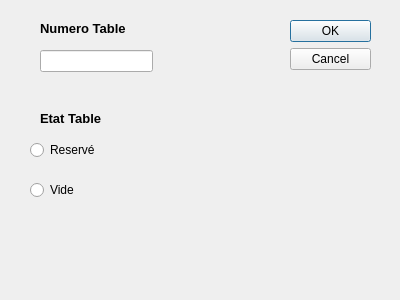
<?xml version="1.0" encoding="UTF-8"?>
<ui version="4.0">
 <class>modifiertab</class>
 <widget class="QDialog" name="modifiertab">
  <property name="geometry">
   <rect>
    <x>0</x>
    <y>0</y>
    <width>400</width>
    <height>300</height>
   </rect>
  </property>
  <property name="windowTitle">
   <string>Dialog</string>
  </property>
  <widget class="QDialogButtonBox" name="buttonBox">
   <property name="geometry">
    <rect>
     <x>290</x>
     <y>20</y>
     <width>81</width>
     <height>241</height>
    </rect>
   </property>
   <property name="orientation">
    <enum>Qt::Vertical</enum>
   </property>
   <property name="standardButtons">
    <set>QDialogButtonBox::Cancel|QDialogButtonBox::Ok</set>
   </property>
  </widget>
  <widget class="QLabel" name="label_2">
   <property name="geometry">
    <rect>
     <x>40</x>
     <y>110</y>
     <width>101</width>
     <height>16</height>
    </rect>
   </property>
   <property name="font">
    <font>
     <pointsize>10</pointsize>
     <weight>75</weight>
     <bold>true</bold>
    </font>
   </property>
   <property name="text">
    <string>Etat Table</string>
   </property>
  </widget>
  <widget class="QLineEdit" name="lineEdit_numero">
   <property name="geometry">
    <rect>
     <x>40</x>
     <y>50</y>
     <width>113</width>
     <height>22</height>
    </rect>
   </property>
  </widget>
  <widget class="QRadioButton" name="radioButton_2">
   <property name="geometry">
    <rect>
     <x>30</x>
     <y>180</y>
     <width>95</width>
     <height>20</height>
    </rect>
   </property>
   <property name="text">
    <string>Vide</string>
   </property>
  </widget>
  <widget class="QRadioButton" name="radioButton">
   <property name="geometry">
    <rect>
     <x>30</x>
     <y>140</y>
     <width>95</width>
     <height>20</height>
    </rect>
   </property>
   <property name="text">
    <string>Reservé</string>
   </property>
  </widget>
  <widget class="QLabel" name="label">
   <property name="geometry">
    <rect>
     <x>40</x>
     <y>20</y>
     <width>121</width>
     <height>16</height>
    </rect>
   </property>
   <property name="font">
    <font>
     <family>MS Shell Dlg 2</family>
     <pointsize>10</pointsize>
     <weight>75</weight>
     <bold>true</bold>
    </font>
   </property>
   <property name="text">
    <string>Numero Table</string>
   </property>
  </widget>
 </widget>
 <resources/>
 <connections>
  <connection>
   <sender>buttonBox</sender>
   <signal>accepted()</signal>
   <receiver>modifiertab</receiver>
   <slot>accept()</slot>
   <hints>
    <hint type="sourcelabel">
     <x>248</x>
     <y>254</y>
    </hint>
    <hint type="destinationlabel">
     <x>157</x>
     <y>274</y>
    </hint>
   </hints>
  </connection>
  <connection>
   <sender>buttonBox</sender>
   <signal>rejected()</signal>
   <receiver>modifiertab</receiver>
   <slot>reject()</slot>
   <hints>
    <hint type="sourcelabel">
     <x>316</x>
     <y>260</y>
    </hint>
    <hint type="destinationlabel">
     <x>286</x>
     <y>274</y>
    </hint>
   </hints>
  </connection>
 </connections>
</ui>
